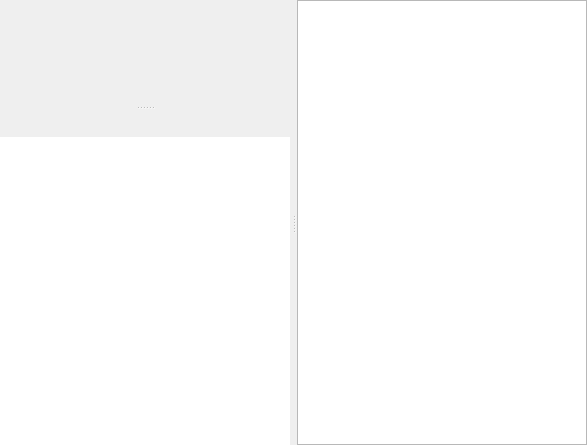
<?xml version="1.0" encoding="UTF-8"?>
<ui version="4.0">
 <class>ChatRoomWindow</class>
 <widget class="QWidget" name="ChatRoomWindow">
  <property name="geometry">
   <rect>
    <x>0</x>
    <y>0</y>
    <width>587</width>
    <height>445</height>
   </rect>
  </property>
  <property name="windowTitle">
   <string>Form</string>
  </property>
  <layout class="QVBoxLayout" name="verticalLayout_2">
   <property name="spacing">
    <number>0</number>
   </property>
   <property name="margin">
    <number>0</number>
   </property>
   <item>
    <widget class="QSplitter" name="vSplitter">
     <property name="orientation">
      <enum>Qt::Horizontal</enum>
     </property>
     <property name="handleWidth">
      <number>7</number>
     </property>
     <property name="childrenCollapsible">
      <bool>false</bool>
     </property>
     <widget class="QSplitter" name="hSplitter">
      <property name="orientation">
       <enum>Qt::Vertical</enum>
      </property>
      <property name="handleWidth">
       <number>7</number>
      </property>
      <property name="childrenCollapsible">
       <bool>false</bool>
      </property>
      <widget class="QWidget" name="layoutWidget_4">
       <layout class="QVBoxLayout" name="vLayoutMsgLog">
        <property name="spacing">
         <number>0</number>
        </property>
        <item>
         <widget class="QWidget" name="wgtLog" native="true">
          <property name="sizePolicy">
           <sizepolicy hsizetype="Expanding" vsizetype="Expanding">
            <horstretch>0</horstretch>
            <verstretch>0</verstretch>
           </sizepolicy>
          </property>
          <property name="minimumSize">
           <size>
            <width>0</width>
            <height>54</height>
           </size>
          </property>
          <layout class="QHBoxLayout" name="horizontalLayout_4">
           <property name="spacing">
            <number>0</number>
           </property>
           <property name="margin">
            <number>0</number>
           </property>
           <item>
            <layout class="QVBoxLayout" name="logLayout">
             <property name="spacing">
              <number>0</number>
             </property>
            </layout>
           </item>
          </layout>
         </widget>
        </item>
        <item>
         <widget class="QLabel" name="lblInfo">
          <property name="autoFillBackground">
           <bool>true</bool>
          </property>
          <property name="alignment">
           <set>Qt::AlignCenter</set>
          </property>
         </widget>
        </item>
       </layout>
      </widget>
      <widget class="QWidget" name="layoutWidget1_4">
       <layout class="QVBoxLayout" name="vLayoutMsgBox">
        <property name="spacing">
         <number>0</number>
        </property>
        <item>
         <widget class="QLabel" name="lblDividerTop">
          <property name="sizePolicy">
           <sizepolicy hsizetype="Preferred" vsizetype="Fixed">
            <horstretch>0</horstretch>
            <verstretch>0</verstretch>
           </sizepolicy>
          </property>
          <property name="minimumSize">
           <size>
            <width>0</width>
            <height>1</height>
           </size>
          </property>
          <property name="maximumSize">
           <size>
            <width>16777215</width>
            <height>1</height>
           </size>
          </property>
         </widget>
        </item>
        <item>
         <widget class="QWidget" name="wgtToolBar" native="true">
          <property name="minimumSize">
           <size>
            <width>0</width>
            <height>24</height>
           </size>
          </property>
          <property name="maximumSize">
           <size>
            <width>16777214</width>
            <height>24</height>
           </size>
          </property>
          <layout class="QVBoxLayout" name="verticalLayout_12">
           <property name="spacing">
            <number>0</number>
           </property>
           <property name="margin">
            <number>0</number>
           </property>
           <item>
            <layout class="QHBoxLayout" name="toolBarLayout">
             <property name="spacing">
              <number>0</number>
             </property>
            </layout>
           </item>
          </layout>
         </widget>
        </item>
        <item>
         <widget class="QLabel" name="lblDividerBottom">
          <property name="sizePolicy">
           <sizepolicy hsizetype="Preferred" vsizetype="Fixed">
            <horstretch>0</horstretch>
            <verstretch>0</verstretch>
           </sizepolicy>
          </property>
          <property name="minimumSize">
           <size>
            <width>0</width>
            <height>1</height>
           </size>
          </property>
          <property name="maximumSize">
           <size>
            <width>16777215</width>
            <height>1</height>
           </size>
          </property>
         </widget>
        </item>
        <item>
         <widget class="QTextEdit" name="txtMessage">
          <property name="sizePolicy">
           <sizepolicy hsizetype="Expanding" vsizetype="Minimum">
            <horstretch>0</horstretch>
            <verstretch>0</verstretch>
           </sizepolicy>
          </property>
          <property name="minimumSize">
           <size>
            <width>0</width>
            <height>36</height>
           </size>
          </property>
          <property name="frameShape">
           <enum>QFrame::NoFrame</enum>
          </property>
          <property name="tabChangesFocus">
           <bool>true</bool>
          </property>
          <property name="acceptRichText">
           <bool>false</bool>
          </property>
         </widget>
        </item>
       </layout>
      </widget>
     </widget>
     <widget class="QWidget" name="layoutWidget">
      <layout class="QVBoxLayout" name="rightLayout">
       <property name="spacing">
        <number>0</number>
       </property>
       <item>
        <widget class="QWidget" name="wgtContactsBar" native="true">
         <layout class="QVBoxLayout" name="verticalLayout">
          <property name="spacing">
           <number>0</number>
          </property>
          <property name="margin">
           <number>0</number>
          </property>
          <item>
           <layout class="QHBoxLayout" name="contactsBarLayout"/>
          </item>
         </layout>
        </widget>
       </item>
       <item>
        <widget class="lmcUserTreeWidget" name="tvUserList">
         <property name="horizontalScrollBarPolicy">
          <enum>Qt::ScrollBarAlwaysOff</enum>
         </property>
         <property name="alternatingRowColors">
          <bool>true</bool>
         </property>
         <property name="indentation">
          <number>12</number>
         </property>
         <property name="animated">
          <bool>true</bool>
         </property>
         <property name="allColumnsShowFocus">
          <bool>true</bool>
         </property>
         <attribute name="headerVisible">
          <bool>false</bool>
         </attribute>
         <column>
          <property name="text">
           <string notr="true">Contacts</string>
          </property>
         </column>
         <column>
          <property name="text">
           <string>.</string>
          </property>
         </column>
        </widget>
       </item>
      </layout>
     </widget>
    </widget>
   </item>
  </layout>
 </widget>
 <customwidgets>
  <customwidget>
   <class>lmcUserTreeWidget</class>
   <extends>QTreeWidget</extends>
   <header>usertreewidget.h</header>
  </customwidget>
 </customwidgets>
 <resources/>
 <connections/>
</ui>
